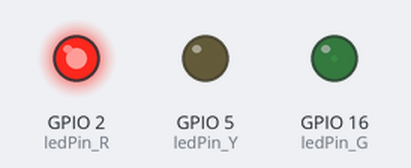
Simulated run of this sketch. Board: ESP32. Shown: output pins drawn as LEDs (lit = HIGH). What the sketch prints to the serial monitor is not drawn.

Above: at 0.05 s.
At 0.9 s:
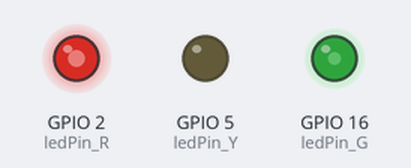
At 1.8 s:
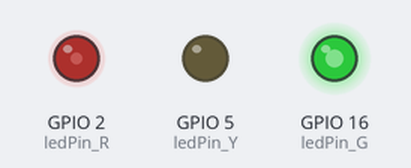
At 3.6 s:
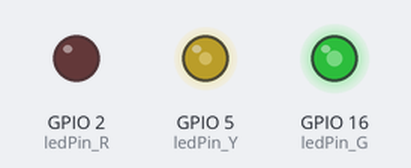
At 5.4 s:
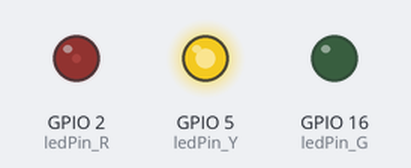
At 7.2 s:
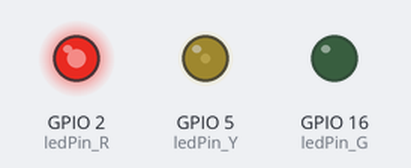
Timing chart, 0 to 10.0 s (numbered marks = the images above):
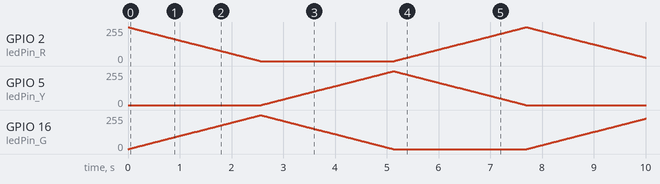

The sketch:

lab03.2.ino
```cpp
// 定义LED引脚
const int ledPin_R = 2;
const int ledPin_G = 16;
const int ledPin_Y = 5;

// 设置PWM属性
const int freq = 5000;          // 频率 5000Hz
const int resolution = 8;       // 分辨率 8位 (0-255)

void setup() {
  Serial.begin(9600);

  // 【新版用法】直接将引脚、频率和分辨率绑定
  // 它会自动返回一个关联的通道（如果需要的话）
  ledcAttach(ledPin_R, freq, resolution);
  ledcAttach(ledPin_G, freq, resolution);
  ledcAttach(ledPin_Y, freq, resolution);
}

void loop() {
  // 红到绿
  for(int dutyCycle = 0; dutyCycle <= 255; dutyCycle++){
    ledcWrite(ledPin_R, 255-dutyCycle);
    ledcWrite(ledPin_G, dutyCycle);
    ledcWrite(ledPin_Y, 0);
    delay(10);
  }

  // 绿到黄
  for(int dutyCycle = 0; dutyCycle <= 255; dutyCycle++){
    ledcWrite(ledPin_R, 0);
    ledcWrite(ledPin_G, 255-dutyCycle);
    ledcWrite(ledPin_Y, dutyCycle);
    delay(10);
  }

   // 黄到红
    for(int dutyCycle = 0; dutyCycle <= 255; dutyCycle++){
    ledcWrite(ledPin_R, dutyCycle);
    ledcWrite(ledPin_G, 0);
    ledcWrite(ledPin_Y, 255-dutyCycle);
    delay(10);
    }

  Serial.println("Breathing cycle completed");
}
```
